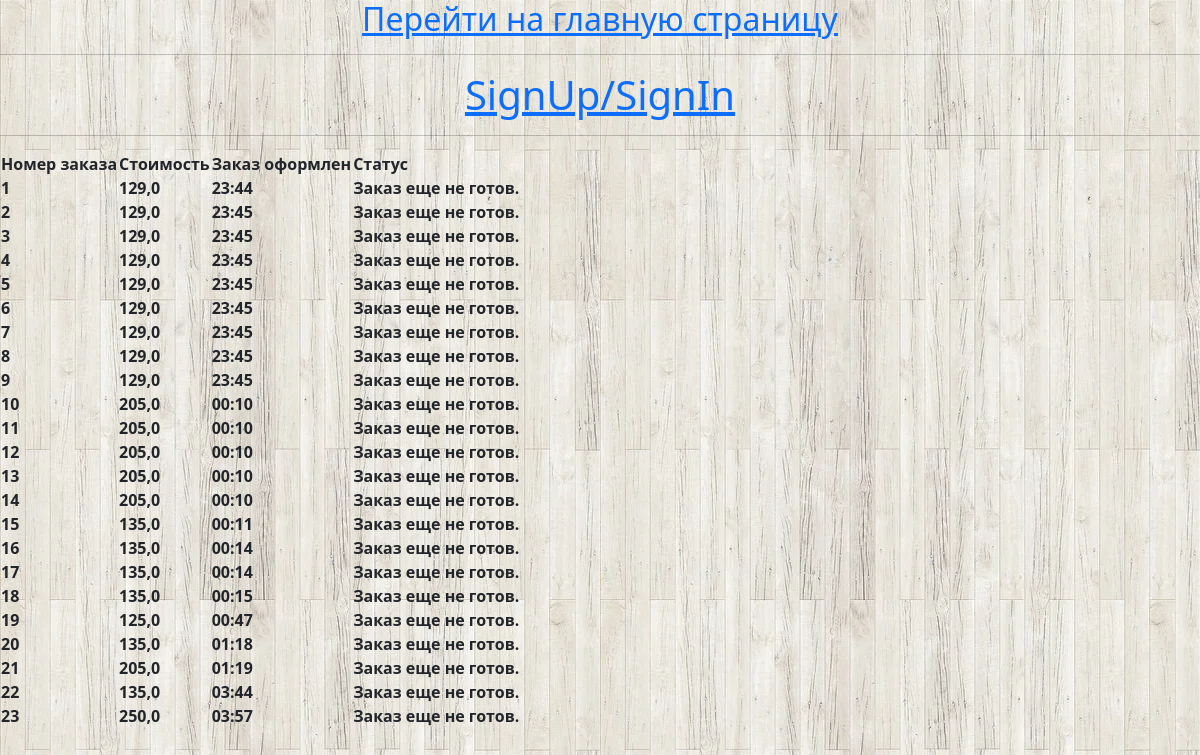
Screenshot of /mcdonalds/ with the database file from the repository.
### mcdonalds/models.py (models this page shows)
class Order(models.Model):
    time_in = models.DateTimeField(auto_now_add=True, verbose_name='Время оформления заказа')
    time_out = models.DateTimeField(null=True, verbose_name='Время получения заказа')
    cost = models.FloatField(default=0.0, verbose_name='Цена')
    take_away = models.BooleanField(default=False)
    complete = models.BooleanField(default=False)
    products = models.ManyToManyField(Product, through='ProductOrder')
    class Meta:
        verbose_name = "Заказы"
        verbose_name_plural = "Заказы"

### mcdonalds/views.py (the view)
# urls.py: path('', IndexView.as_view()),
class IndexView(TemplateView):
    template_name = "board/index.html"
    def get_context_data(self, **kwargs):
        context = super().get_context_data(**kwargs)
        context['orders'] = Order.objects.all()
        return context

### mcdonalds/templates/board/index.html
{% extends "main.html" %}
{% block content %}
<table>
    <thead>
    <tr>
        <th>Номер заказа</th>
        <th>Стоимость</th>
        <th>Заказ оформлен</th>
        <th>Статус</th>
    </tr>
    </thead>
     {% for order in orders %}
    <tr>
        <th>{{ order.id }}</th>
        <th>{{ order.cost }}</th>
        <th>{{ order.time_in|time:"H:i" }}</th>
        <th>{% if not order.complete %}
             Заказ еще не готов.
            {% elif order.time_out is None %}
            <button><a href="{% url 'take_order' order.id %}"> Забрать </a></button>
            {% else %}
            Заказ забрали {{ order.time_out|time:"H:i" }}
            {% endif %}
        </th>
    </tr>
    {% endfor %}
</table>
{% endblock %}

### rows the page displays
Order: id "1", cost "129,0", time_in "23:44", complete "Заказ еще не готов."
Order: id "2", cost "129,0", time_in "23:45", complete "Заказ еще не готов."
Order: id "3", cost "129,0", time_in "23:45", complete "Заказ еще не готов."
Order: id "4", cost "129,0", time_in "23:45", complete "Заказ еще не готов."
Order: id "5", cost "129,0", time_in "23:45", complete "Заказ еще не готов."
Order: id "6", cost "129,0", time_in "23:45", complete "Заказ еще не готов."
Order: id "7", cost "129,0", time_in "23:45", complete "Заказ еще не готов."
Order: id "8", cost "129,0", time_in "23:45", complete "Заказ еще не готов."
Order: id "9", cost "129,0", time_in "23:45", complete "Заказ еще не готов."
Order: id "10", cost "205,0", time_in "00:10", complete "Заказ еще не готов."
Order: id "11", cost "205,0", time_in "00:10", complete "Заказ еще не готов."
Order: id "12", cost "205,0", time_in "00:10", complete "Заказ еще не готов."
Order: id "13", cost "205,0", time_in "00:10", complete "Заказ еще не готов."
Order: id "14", cost "205,0", time_in "00:10", complete "Заказ еще не готов."
Order: id "15", cost "135,0", time_in "00:11", complete "Заказ еще не готов."
Order: id "16", cost "135,0", time_in "00:14", complete "Заказ еще не готов."
Order: id "17", cost "135,0", time_in "00:14", complete "Заказ еще не готов."
Order: id "18", cost "135,0", time_in "00:15", complete "Заказ еще не готов."
Order: id "19", cost "125,0", time_in "00:47", complete "Заказ еще не готов."
Order: id "20", cost "135,0", time_in "01:18", complete "Заказ еще не готов."
Order: id "21", cost "205,0", time_in "01:19", complete "Заказ еще не готов."
Order: id "22", cost "135,0", time_in "03:44", complete "Заказ еще не готов."
Order: id "23", cost "250,0", time_in "03:57", complete "Заказ еще не готов."
